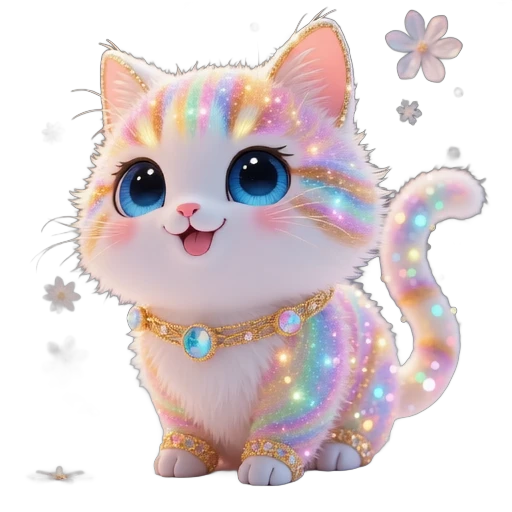
#> input picture images/blink1.webp, 512 x 512 px
$ python extract.py images/blink1.webp out.png
#> lines starting #> are read from the running program, lines starting #| are printed output that depends on the picture
from PIL import Image, ImageSequence
import argparse


def create_sprite_sheet_from_webp(webp_path, output_path, target_size=(256, 256), loop_back=False):
    """
    Extracts and resizes frames from a WebP animation, creates a sprite sheet,
    and optionally adds a loop back of frames in reverse order.

    Args:
        webp_path (str): The path to the input WebP animation file.
        output_path (str): The path where the output sprite sheet will be saved.
        target_size (tuple): The target size (width, height) for each frame.
        loop_back (bool): If True, adds the frames in reverse order to the sprite sheet.
    """
#> called with webp_path = 'images/blink1.webp', output_path = 'out.png', target_size = (128, 128), loop_back = False
    try:
        # Open the WebP file
        with Image.open(webp_path) as img:
            # Check if it's an animated WebP
#> img is the input picture: PIL image 512x512 RGBA; mean R, G, B, A 97.9, 86.2, 87.8, 125.8
            if not getattr(img, "is_animated", False):
                print("Error: The provided file is not an animated WebP.")
                return

            # Get and resize all the frames
            resized_frames = [frame.copy().resize(target_size) for frame in ImageSequence.Iterator(img)]
#> resized_frames = 33 items
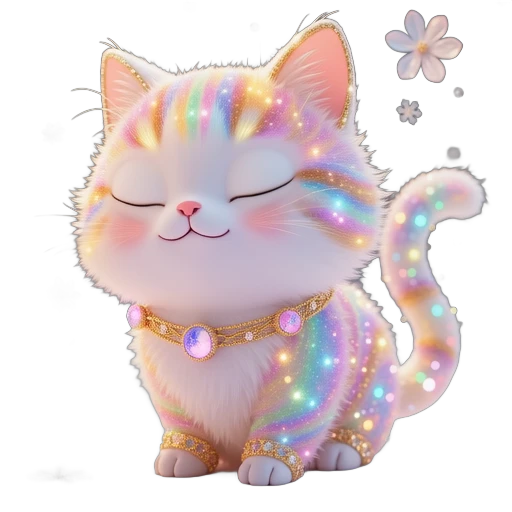
#> img: PIL image 512x512 RGBA; mean R, G, B, A 101.3, 87.7, 89, 125.7; transparent parts drawn white

            frames_to_combine = resized_frames
#> frames_to_combine = 33 items

            # Add loop back if requested
            if loop_back:
                frames_to_combine = resized_frames + resized_frames[-2::-1]  # Exclude the last frame to avoid repetition

            # Determine the size of the final sprite sheet
            width = sum(frame.width for frame in frames_to_combine)
#> width = 4224
            height = frames_to_combine[0].height
#> height = 128

            # Create a new blank image for the sprite sheet
            sprite_sheet = Image.new('RGBA', (width, height))
#> sprite_sheet: PIL image 4224x128 RGBA; every value is 0

            # Paste each frame into the new image
            x_offset = 0
            for frame in frames_to_combine:
                sprite_sheet.paste(frame, (x_offset, 0))
                x_offset += frame.width
#> this loop made 33 passes
#> x_offset on passes 1 to 12: 128, 256, 384, 512, 640, 768, 896, 1024, 1152, 1280, 1408, 1536
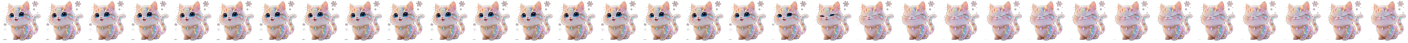
#> sprite_sheet: PIL image 4224x128 RGBA (shown at 1/3 size); mean R, G, B, A 99.4, 87.1, 87.8, 125.5; transparent parts drawn white
#> after the loop, x_offset = 4224

            # Save the sprite sheet
            sprite_sheet.save(output_path, 'PNG')
            print(f"Successfully created sprite sheet at {output_path} with size {target_size} and loop back: {loop_back}")

    except FileNotFoundError:
        print(f"Error: The file '{webp_path}' was not found.")
    except Exception as e:
        print(f"An error occurred: {e}")


if __name__ == '__main__':
    parser = argparse.ArgumentParser(description='Create a sprite sheet from an animated WebP file with resizing and optional loop back.')
    parser.add_argument('input', type=str, help='The path to the input WebP animation file.')
    parser.add_argument('output', type=str, help='The path where the output sprite sheet will be saved.')
    parser.add_argument('--size', type=int, nargs=2, default=[128, 128], help='The target size (width height) for each frame (e.g., --size 128 128).')
    parser.add_argument('--loop', action='store_true', help='Add a loop back of the frames in reverse order to the sprite sheet.')
    args = parser.parse_args()

    create_sprite_sheet_from_webp(args.input, args.output, tuple(args.size), args.loop)
